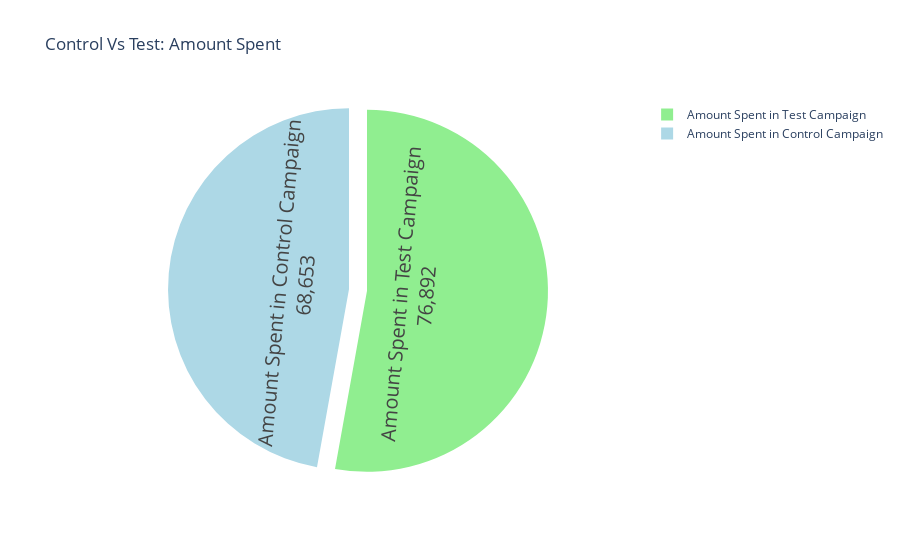

Notebook cell for this chart:
### Code cell
label = ["Amount Spent in Control Campaign", 
         "Amount Spent in Test Campaign"]
counts = [sum(control_data["Amount Spent"]), 
          sum(test_data["Amount Spent"])]
colors = ['#ADD8E6', '#90EE90'] 

fig = go.Figure(data=[go.Pie(labels=label, values=counts, marker=dict(colors=colors))])
fig.update_layout(title_text='Control Vs Test: Amount Spent', scene=dict(aspectratio=dict(x=1, y=1, z=1)))
fig.update_traces(hoverinfo='label+percent', textinfo='value+label', 
                  textfont_size=20, pull=[0.05, 0.05])
fig.show()

### Figure 1 — Plotly figure (JSON) as saved in the notebook; plotly's stock layout.template omitted (floating-point values rounded to 4 significant figures)
{"data": [{"hoverinfo": "label+percent", "labels": ["Amount Spent in Control Campaign", "Amount Spent in Test Campaign"], "marker": {"colors": ["#ADD8E6", "#90EE90"]}, "pull": [0.05, 0.05], "textfont": {"size": 20}, "textinfo": "value+label", "type": "pie", "values": [68653, 76892]}], "layout": {"scene": {"aspectratio": {"x": 1, "y": 1, "z": 1}}, "title": {"text": "Control Vs Test: Amount Spent"}}}
